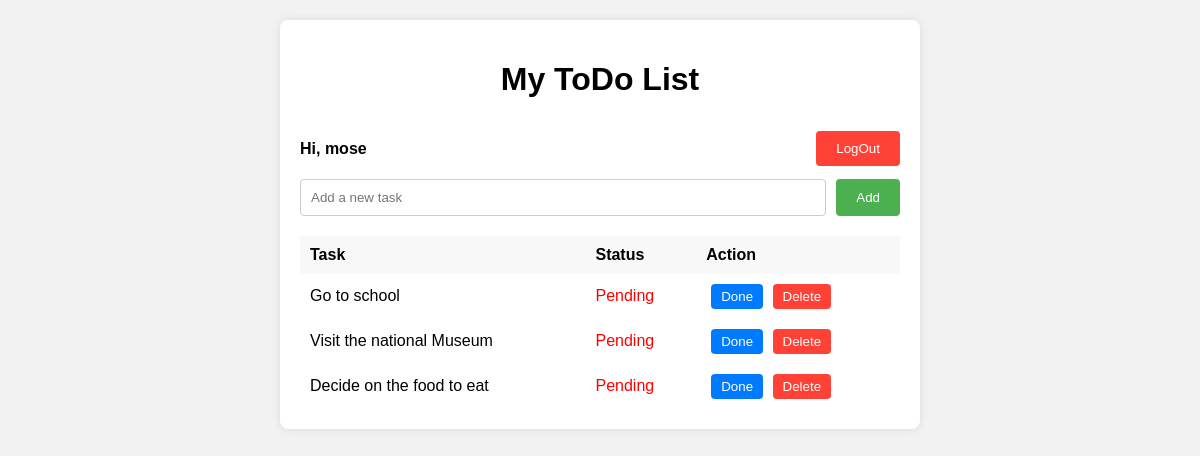
Screenshot of /home/ (signed in) with the database file from the repository.
### todo_app/models.py (models this page shows, shortened)
class Task(models.Model):
    user = models.ForeignKey(User, on_delete=models.CASCADE, default=None)
    title = models.CharField(max_length=200)
    complete = models.BooleanField(default=False)
    created = models.DateTimeField(auto_now_add=True)

### todo_app/views.py (the view)
# urls.py: path('home/', views.home, name='home'),
@login_required
def home(request):
    if request.method == 'POST':
        task = request.POST.get('task')
        if task:
            task = Task(user=request.user, title=task)
            task.save()
    tasks = Task.objects.filter(user=request.user)
    context = {'tasks': tasks}
    return render(request, 'todo_app/home.html', context)

### todo_app/templates/todo_app/home.html (shortened to what this page needs)
<!DOCTYPE html>
<html lang="en">
  <head>
  </head>
  <body>
    <div class="container">
      <h1>My ToDo List</h1>
      <div class="userHeader">
        <h4>Hi, {{ user.username }}</h4>
        <a href="{% url 'logout' %}">
          <button class="logout">LogOut</button>
        </a>
      </div>
      <form action="" method="post">
        <div class="form-group">
          <input
            type="text"
            id="new-task"
            placeholder="Add a new task"
            name="task"
          />
          <button onclick="addTask()">Add</button>
        </div>
      </form>
      <table id="tasks">
        <thead>
          <tr>
            <th>Task</th>
            <th>Status</th>
            <th>Action</th>
          </tr>
        </thead>
        <tbody>
          {% for task in tasks%}
          <tr>
            <td>{{ task.title }}</td>
            <td>
              {% if task.complete %}
              <span style="color: green">Completed</span>
              {% else %}
              <span style="color: red">Pending</span>
              {% endif %}
            </td>
            <td>
              <a href="{% url 'complete_task' task.title%}">
                <button class="task-actions completed_btn">
                  {% if task.complete %} inProgress {% else %} Done {% endif %}
                </button></a
              >
              <a href=" {% url 'delete_task' task.title%}">
                <button
                  class="task-actions delete-btn"
                  onclick="deleteTask({{ task.id }})"
                >
                  Delete
                </button></a
              >
            </td>
          </tr>
          {% endfor %}
        </tbody>
      </table>
    </div>
  </body>
</html>

### todo_app/templates/todo_app/home.html (style rules this page uses)
body { font-family: Arial, sans-serif; background-color: #f2f2f2; display: flex; flex-direction: column; align-items: center; padding: 20px; margin: 0; }
.container { background-color: #ffffff; padding: 20px; border-radius: 8px; box-shadow: 0 0 10px rgba(0, 0, 0, 0.1); width: 100%; max-width: 600px; }
h1 { margin-bottom: 20px; text-align: center; }
.form-group { display: flex; margin-bottom: 20px; }
.form-group input { flex: 1; padding: 10px; border: 1px solid #ccc; border-radius: 4px; }
.form-group button, .logout { padding: 10px 20px; border: none; background-color: #4caf50; color: #ffffff; border-radius: 4px; cursor: pointer; margin-left: 10px; }
.userHeader { display: flex; justify-content: space-between; align-items: center; }
.userHeader button { background-color: #ff4136; color: #ffffff; border: none; padding: 10px 20px; border-radius: 4px; cursor: pointer; }
table { width: 100%; border-collapse: collapse; margin-top: 20px; }
table th, table td { padding: 10px; text-align: left; }
table th { background-color: #f8f8f8; }
.task-actions { border: none; padding: 5px 10px; border-radius: 4px; cursor: pointer; margin-left: 5px; }
.completed_btn { background-color: #007bff; color: #ffffff; }
.delete-btn { background-color: #ff4136; color: #ffffff; }

### rows the page displays
Task: title "Go to school", complete "Pending"
Task: title "Visit the national Museum", complete "Pending"
Task: title "Decide on the food to eat", complete "Pending"

### other values shown
{{ user.username }} "mose"
